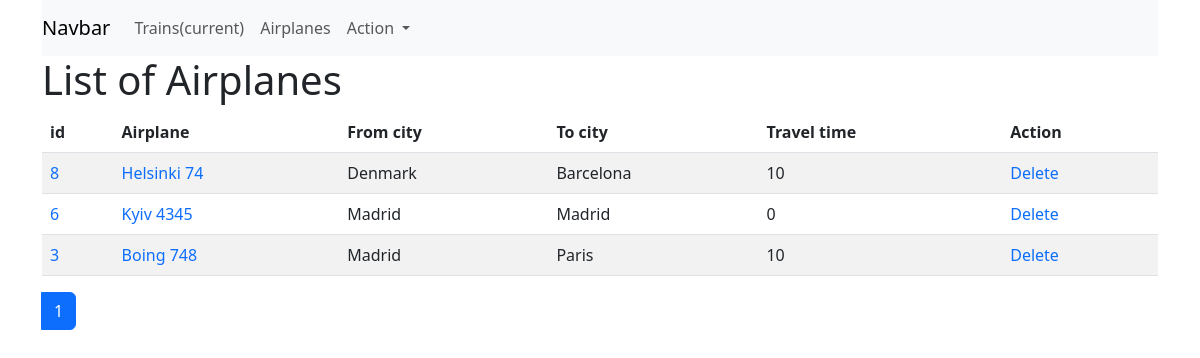
The app's page /airplane/, older data.
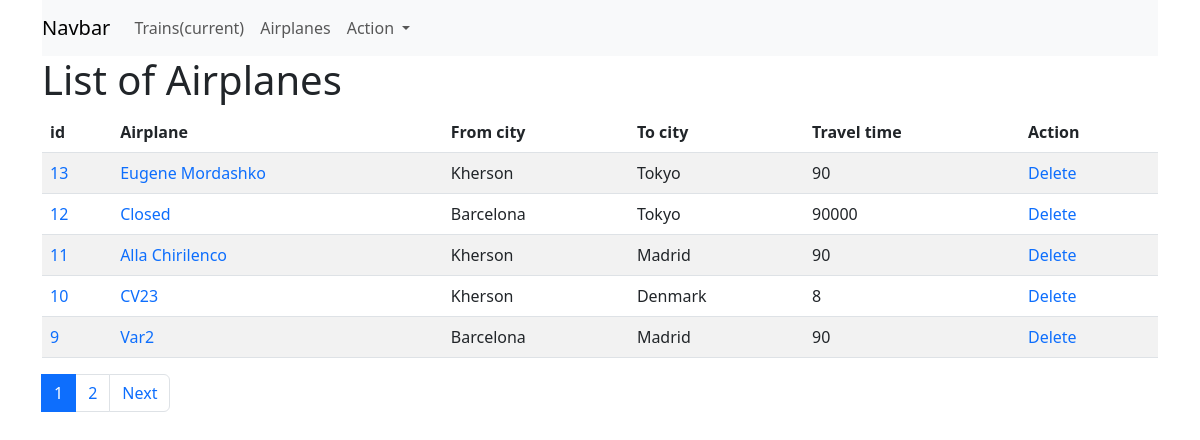
The same page, newer data.
### wagon/models.py (models this page shows, shortened)
class Airplane(models.Model):
    name = models.CharField(max_length=50, unique=True, verbose_name="Airplane")
    from_city = models.ForeignKey(City, on_delete=models.CASCADE, related_name='from_city_set', verbose_name="From city")
    to_city = models.ForeignKey(City, on_delete=models.CASCADE, related_name='to_city_set', verbose_name="To city")
    travel_time = models.PositiveSmallIntegerField(verbose_name="Travel time", default=0)
    class Meta:
        verbose_name = ("Airplane")
        verbose_name_plural = ("Airplanes")
        ordering = ["name"]

### cities_main/models.py (models this page shows)
class City(models.Model):
    name = models.CharField(max_length=50, unique=True)
    slug = models.SlugField(max_length=50, unique=True)
    created = models.DateTimeField(auto_now_add=True)
    def __str__(self):
        return self.name

### wagon/views.py (the view)
# urls.py: path('', AirplaneListView.as_view(), name="homepage"),
class AirplaneListView(ListView):
    model = Airplane
    ordering = ("-id")
    context_object_name = 'airplane'
    template_name = 'wagon/index.html'
    paginate_by = 5

### wagon/templates/wagon/index.html (shortened to what this page needs)
{% extends 'cities_main/base.html' %}
{% block body %}
<div class="container">
    <div class="row justify-content-center">
        <div class="col-sm-12">
            <h1>List of Airplanes</h1>
            <table class="table table-striped">
                <thead>
                <tr>
                    <th scope="col">id</th>
                    <th scope="col">Airplane</th>
                    <th scope="col">From city</th>
                    <th scope="col">To city</th>
                    <th scope="col">Travel time</th>
                    <th scope="col">Action</th>
                </tr>
                </thead>
                <tbody>
                {% for i in airplane %}
                <tr>
                    <td><a class="text-decoration-none" href="{% url 'wagon:airplane_detail' pk=i.pk%}">{{ i.pk }}</a></td>
                    <td><a class="text-decoration-none" href="{% url 'wagon:airplane_update' pk=i.pk%}">{{ i.name }}</a></td>
                    <td>{{i.from_city}}</td>
                    <td>{{i.to_city}}</td>
                    <td>{{i.travel_time}}</td>
                    <td><a class="text-decoration-none" href="{% url 'wagon:DeleteAirplane' pk=i.pk%}">Delete</a></td>
                </tr>
                {% endfor %}
                </tbody>
            </table>
            <nav aria-label="Page navigation example">
  <ul class="pagination">
      {% for page in page_obj.paginator.page_range%}
    <li class="page-item {% if page == page_obj.number %} active {% endif %}">
        <a class="page-link" href="?page={{page}}">{{page}}</a>
    </li>
      {%endfor%}
              {% if page_obj.has_next %}
    <li class="page-item">
      <a class="page-link" href="?page={{ page_obj.next_page_number }}" aria-label="Next">
        <span class="sr-only">Next</span>
          {%endif%}
      </a>
    </li>
  </ul>
</nav>
        </div>
    </div>
</div>
{% endblock %}

Row changes from the older to the newer data that the page shows:
no longer on this page (row unchanged): Airplane: pk "8", name "Helsinki 74", from_city "Denmark", to_city "Barcelona", travel_time "10"
no longer on this page (row unchanged): Airplane: pk "6", name "Kyiv 4345", from_city "Madrid", to_city "Madrid", travel_time "0"
no longer on this page (row unchanged): Airplane: pk "3", name "Boing 748", from_city "Madrid", to_city "Paris", travel_time "10"
added Airplane: pk "13", name "Eugene Mordashko", from_city "Kherson", to_city "Tokyo", travel_time "90"
added Airplane: pk "12", name "Closed", from_city "Barcelona", to_city "Tokyo", travel_time "90000"
added Airplane: pk "11", name "Alla Chirilenco", from_city "Kherson", to_city "Madrid", travel_time "90"
added Airplane: pk "10", name "CV23", from_city "Kherson", to_city "Denmark", travel_time "8"
added Airplane: pk "9", name "Var2", from_city "Barcelona", to_city "Madrid", travel_time "90"
Text that changed along with them:
new list line: "2"
text now shown: "Next"
